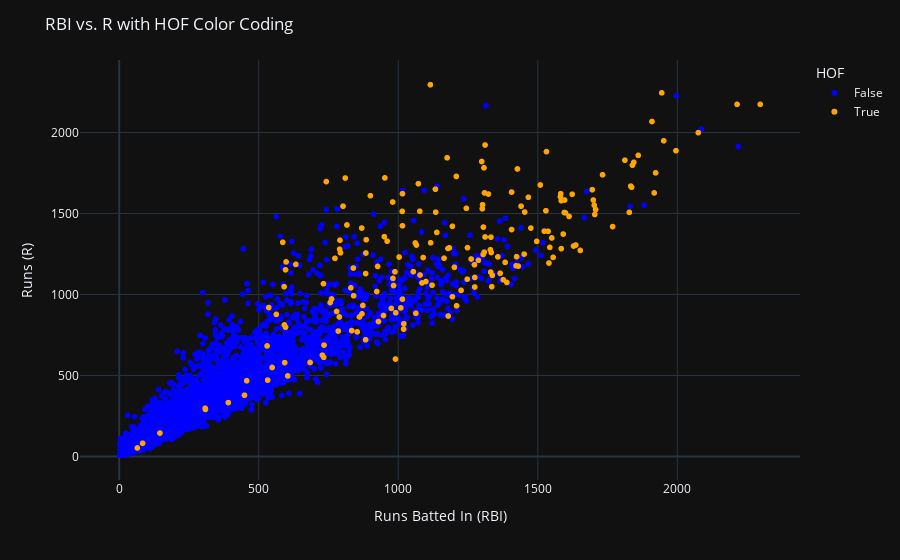

The cell this chart's notebook holds for it:
### Markdown cell above
Taking a look at the heat map we can see that nothing has an overwhelming correlation to the target feature HOF but there are a few that standout. We'll consider R, H, RBI, BB,TB. (Runs, Hits, Runs Batted In, ). Lets get a good feel for the distribution of these points plotted against the top 2 correlated features.

### Code cell
# Create scatter plot with hover information and color-coded points
fig = px.scatter(batting_stats, x='RBI', y='R', color='HOF', hover_data=['Player', 'HOF'],
                 color_discrete_map={True: 'orange', False: 'blue'},
                 labels={'RBI': 'Runs Batted In', 'R': 'Runs'})

# Update layout for better aesthetics
fig.update_layout(title='RBI vs. R with HOF Color Coding',
                  xaxis_title='Runs Batted In (RBI)',
                  yaxis_title='Runs (R)')

# Show the plot
fig.show()

### Figure 1 — Plotly figure (JSON) as saved in the notebook; plotly's stock layout.template omitted (floating-point values rounded to 4 significant figures; data arrays with more than 128 entries replaced by an {"elided": "..."} marker saying what was removed)
{"data": [{"customdata": {"elided": "6177x2 mixed values"}, "hovertemplate": "HOF=%{customdata[1]}<br>Runs Batted In=%{x}<br>Runs=%{y}<br>Player=%{customdata[0]}<extra></extra>", "legendgroup": "False", "marker": {"color": "blue", "symbol": "circle"}, "mode": "markers", "name": "False", "showlegend": true, "x": {"elided": "6177 float values"}, "xaxis": "x", "y": {"elided": "6177 int values"}, "yaxis": "y", "type": "scattergl"}, {"customdata": {"elided": "190x2 mixed values"}, "hovertemplate": "HOF=%{customdata[1]}<br>Runs Batted In=%{x}<br>Runs=%{y}<br>Player=%{customdata[0]}<extra></extra>", "legendgroup": "True", "marker": {"color": "orange", "symbol": "circle"}, "mode": "markers", "name": "True", "showlegend": true, "x": {"elided": "190 float values"}, "xaxis": "x", "y": {"elided": "190 int values"}, "yaxis": "y", "type": "scattergl"}], "layout": {"xaxis": {"anchor": "y", "domain": [0.0, 1.0], "title": {"text": "Runs Batted In (RBI)"}}, "yaxis": {"anchor": "x", "domain": [0.0, 1.0], "title": {"text": "Runs (R)"}}, "legend": {"title": {"text": "HOF"}, "tracegroupgap": 0}, "margin": {"t": 60}, "title": {"text": "RBI vs. R with HOF Color Coding"}}}
